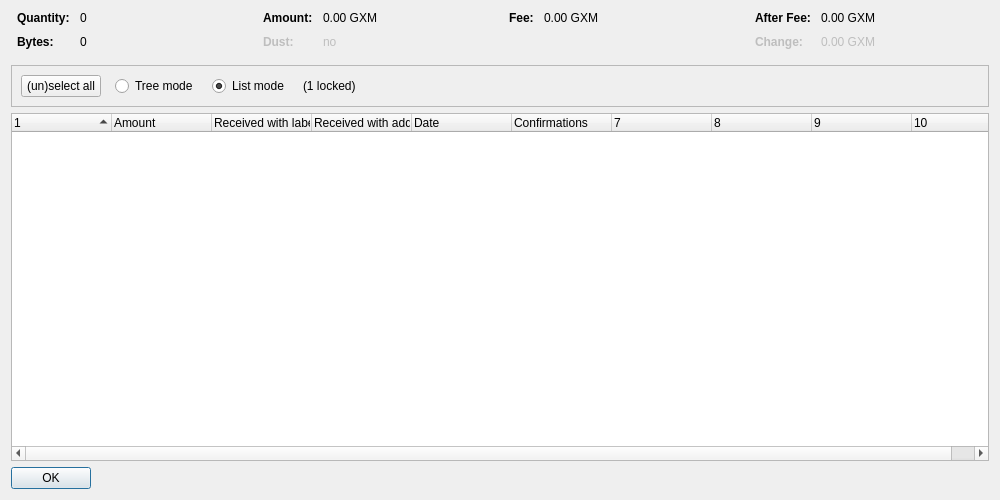
<?xml version="1.0" encoding="UTF-8"?>
<ui version="4.0">
 <class>CoinControlDialog</class>
 <widget class="QDialog" name="CoinControlDialog">
  <property name="geometry">
   <rect>
    <x>0</x>
    <y>0</y>
    <width>1000</width>
    <height>500</height>
   </rect>
  </property>
  <property name="windowTitle">
   <string>Coin Selection</string>
  </property>
  <layout class="QVBoxLayout" name="verticalLayout">
   <item>
    <layout class="QHBoxLayout" name="horizontalLayoutTop" stretch="0,0,0,0">
     <property name="topMargin">
      <number>0</number>
     </property>
     <property name="bottomMargin">
      <number>10</number>
     </property>
     <item>
      <layout class="QFormLayout" name="formLayoutCoinControl1">
       <property name="horizontalSpacing">
        <number>10</number>
       </property>
       <property name="verticalSpacing">
        <number>10</number>
       </property>
       <property name="leftMargin">
        <number>6</number>
       </property>
       <property name="rightMargin">
        <number>6</number>
       </property>
       <item row="0" column="0">
        <widget class="QLabel" name="labelCoinControlQuantityText">
         <property name="font">
          <font>
           <weight>75</weight>
           <bold>true</bold>
          </font>
         </property>
         <property name="text">
          <string>Quantity:</string>
         </property>
        </widget>
       </item>
       <item row="0" column="1">
        <widget class="QLabel" name="labelCoinControlQuantity">
         <property name="cursor">
          <cursorShape>IBeamCursor</cursorShape>
         </property>
         <property name="contextMenuPolicy">
          <enum>Qt::ActionsContextMenu</enum>
         </property>
         <property name="text">
          <string notr="true">0</string>
         </property>
         <property name="textInteractionFlags">
          <set>Qt::LinksAccessibleByMouse|Qt::TextSelectableByKeyboard|Qt::TextSelectableByMouse</set>
         </property>
        </widget>
       </item>
       <item row="1" column="0">
        <widget class="QLabel" name="labelCoinControlBytesText">
         <property name="font">
          <font>
           <weight>75</weight>
           <bold>true</bold>
          </font>
         </property>
         <property name="text">
          <string>Bytes:</string>
         </property>
        </widget>
       </item>
       <item row="1" column="1">
        <widget class="QLabel" name="labelCoinControlBytes">
         <property name="cursor">
          <cursorShape>IBeamCursor</cursorShape>
         </property>
         <property name="contextMenuPolicy">
          <enum>Qt::ActionsContextMenu</enum>
         </property>
         <property name="text">
          <string notr="true">0</string>
         </property>
         <property name="textInteractionFlags">
          <set>Qt::LinksAccessibleByMouse|Qt::TextSelectableByKeyboard|Qt::TextSelectableByMouse</set>
         </property>
        </widget>
       </item>
      </layout>
     </item>
     <item>
      <layout class="QFormLayout" name="formLayoutCoinControl2">
       <property name="horizontalSpacing">
        <number>10</number>
       </property>
       <property name="verticalSpacing">
        <number>10</number>
       </property>
       <property name="leftMargin">
        <number>6</number>
       </property>
       <property name="rightMargin">
        <number>6</number>
       </property>
       <item row="0" column="0">
        <widget class="QLabel" name="labelCoinControlAmountText">
         <property name="font">
          <font>
           <weight>75</weight>
           <bold>true</bold>
          </font>
         </property>
         <property name="text">
          <string>Amount:</string>
         </property>
        </widget>
       </item>
       <item row="0" column="1">
        <widget class="QLabel" name="labelCoinControlAmount">
         <property name="cursor">
          <cursorShape>IBeamCursor</cursorShape>
         </property>
         <property name="contextMenuPolicy">
          <enum>Qt::ActionsContextMenu</enum>
         </property>
         <property name="text">
          <string notr="true">0.00 GXM</string>
         </property>
         <property name="textInteractionFlags">
          <set>Qt::LinksAccessibleByMouse|Qt::TextSelectableByKeyboard|Qt::TextSelectableByMouse</set>
         </property>
        </widget>
       </item>
       <item row="1" column="0">
        <widget class="QLabel" name="labelCoinControlLowOutputText">
         <property name="enabled">
          <bool>false</bool>
         </property>
         <property name="font">
          <font>
           <weight>75</weight>
           <bold>true</bold>
          </font>
         </property>
         <property name="text">
          <string>Dust:</string>
         </property>
        </widget>
       </item>
       <item row="1" column="1">
        <widget class="QLabel" name="labelCoinControlLowOutput">
         <property name="enabled">
          <bool>false</bool>
         </property>
         <property name="cursor">
          <cursorShape>IBeamCursor</cursorShape>
         </property>
         <property name="contextMenuPolicy">
          <enum>Qt::ActionsContextMenu</enum>
         </property>
         <property name="text">
          <string notr="true">no</string>
         </property>
         <property name="textInteractionFlags">
          <set>Qt::LinksAccessibleByMouse|Qt::TextSelectableByKeyboard|Qt::TextSelectableByMouse</set>
         </property>
        </widget>
       </item>
      </layout>
     </item>
     <item>
      <layout class="QFormLayout" name="formLayoutCoinControl3">
       <property name="horizontalSpacing">
        <number>10</number>
       </property>
       <property name="verticalSpacing">
        <number>10</number>
       </property>
       <property name="leftMargin">
        <number>6</number>
       </property>
       <property name="rightMargin">
        <number>6</number>
       </property>
       <item row="0" column="0">
        <widget class="QLabel" name="labelCoinControlFeeText">
         <property name="font">
          <font>
           <weight>75</weight>
           <bold>true</bold>
          </font>
         </property>
         <property name="text">
          <string>Fee:</string>
         </property>
        </widget>
       </item>
       <item row="0" column="1">
        <widget class="QLabel" name="labelCoinControlFee">
         <property name="cursor">
          <cursorShape>IBeamCursor</cursorShape>
         </property>
         <property name="contextMenuPolicy">
          <enum>Qt::ActionsContextMenu</enum>
         </property>
         <property name="text">
          <string notr="true">0.00 GXM</string>
         </property>
         <property name="textInteractionFlags">
          <set>Qt::LinksAccessibleByMouse|Qt::TextSelectableByKeyboard|Qt::TextSelectableByMouse</set>
         </property>
        </widget>
       </item>
      </layout>
     </item>
     <item>
      <layout class="QFormLayout" name="formLayoutCoinControl4">
       <property name="horizontalSpacing">
        <number>10</number>
       </property>
       <property name="verticalSpacing">
        <number>10</number>
       </property>
       <property name="leftMargin">
        <number>6</number>
       </property>
       <property name="rightMargin">
        <number>6</number>
       </property>
       <item row="0" column="0">
        <widget class="QLabel" name="labelCoinControlAfterFeeText">
         <property name="font">
          <font>
           <weight>75</weight>
           <bold>true</bold>
          </font>
         </property>
         <property name="text">
          <string>After Fee:</string>
         </property>
        </widget>
       </item>
       <item row="0" column="1">
        <widget class="QLabel" name="labelCoinControlAfterFee">
         <property name="cursor">
          <cursorShape>IBeamCursor</cursorShape>
         </property>
         <property name="contextMenuPolicy">
          <enum>Qt::ActionsContextMenu</enum>
         </property>
         <property name="text">
          <string notr="true">0.00 GXM</string>
         </property>
         <property name="textInteractionFlags">
          <set>Qt::LinksAccessibleByMouse|Qt::TextSelectableByKeyboard|Qt::TextSelectableByMouse</set>
         </property>
        </widget>
       </item>
       <item row="1" column="0">
        <widget class="QLabel" name="labelCoinControlChangeText">
         <property name="enabled">
          <bool>false</bool>
         </property>
         <property name="font">
          <font>
           <weight>75</weight>
           <bold>true</bold>
          </font>
         </property>
         <property name="text">
          <string>Change:</string>
         </property>
        </widget>
       </item>
       <item row="1" column="1">
        <widget class="QLabel" name="labelCoinControlChange">
         <property name="enabled">
          <bool>false</bool>
         </property>
         <property name="cursor">
          <cursorShape>IBeamCursor</cursorShape>
         </property>
         <property name="contextMenuPolicy">
          <enum>Qt::ActionsContextMenu</enum>
         </property>
         <property name="text">
          <string notr="true">0.00 GXM</string>
         </property>
         <property name="textInteractionFlags">
          <set>Qt::LinksAccessibleByMouse|Qt::TextSelectableByKeyboard|Qt::TextSelectableByMouse</set>
         </property>
        </widget>
       </item>
      </layout>
     </item>
    </layout>
   </item>
   <item>
    <widget class="QFrame" name="frame">
     <property name="minimumSize">
      <size>
       <width>0</width>
       <height>40</height>
      </size>
     </property>
     <property name="frameShape">
      <enum>QFrame::StyledPanel</enum>
     </property>
     <property name="frameShadow">
      <enum>QFrame::Sunken</enum>
     </property>
     <layout class="QHBoxLayout" name="horizontalLayout">
      <item>
       <layout class="QHBoxLayout" name="horizontalLayoutPanel" stretch="0,0,0,0,0">
        <property name="spacing">
         <number>14</number>
        </property>
        <item>
         <widget class="QPushButton" name="pushButtonSelectAll">
          <property name="sizePolicy">
           <sizepolicy hsizetype="Maximum" vsizetype="Fixed">
            <horstretch>0</horstretch>
            <verstretch>0</verstretch>
           </sizepolicy>
          </property>
          <property name="text">
           <string>(un)select all</string>
          </property>
          <property name="autoDefault">
           <bool>false</bool>
          </property>
         </widget>
        </item>
        <item>
         <widget class="QRadioButton" name="radioTreeMode">
          <property name="sizePolicy">
           <sizepolicy hsizetype="Maximum" vsizetype="Fixed">
            <horstretch>0</horstretch>
            <verstretch>0</verstretch>
           </sizepolicy>
          </property>
          <property name="text">
           <string>Tree mode</string>
          </property>
         </widget>
        </item>
        <item>
         <widget class="QRadioButton" name="radioListMode">
          <property name="sizePolicy">
           <sizepolicy hsizetype="Maximum" vsizetype="Fixed">
            <horstretch>0</horstretch>
            <verstretch>0</verstretch>
           </sizepolicy>
          </property>
          <property name="text">
           <string>List mode</string>
          </property>
          <property name="checked">
           <bool>true</bool>
          </property>
         </widget>
        </item>
        <item>
         <widget class="QLabel" name="labelLocked">
          <property name="text">
           <string notr="true">(1 locked)</string>
          </property>
         </widget>
        </item>
        <item>
         <spacer name="horizontalSpacer">
          <property name="orientation">
           <enum>Qt::Horizontal</enum>
          </property>
          <property name="sizeHint" stdset="0">
           <size>
            <width>40</width>
            <height>20</height>
           </size>
          </property>
         </spacer>
        </item>
       </layout>
      </item>
     </layout>
    </widget>
   </item>
   <item>
    <widget class="CoinControlTreeWidget" name="treeWidget">
     <property name="contextMenuPolicy">
      <enum>Qt::CustomContextMenu</enum>
     </property>
     <property name="sortingEnabled">
      <bool>false</bool>
     </property>
     <property name="columnCount">
      <number>10</number>
     </property>
     <attribute name="headerShowSortIndicator" stdset="0">
      <bool>true</bool>
     </attribute>
     <attribute name="headerStretchLastSection">
      <bool>false</bool>
     </attribute>
     <column>
      <property name="text">
       <string/>
      </property>
     </column>
     <column>
      <property name="text">
       <string>Amount</string>
      </property>
     </column>
     <column>
      <property name="text">
       <string>Received with label</string>
      </property>
     </column>
     <column>
      <property name="text">
       <string>Received with address</string>
      </property>
     </column>
     <column>
      <property name="text">
       <string>Date</string>
      </property>
     </column>
     <column>
      <property name="text">
       <string>Confirmations</string>
      </property>
      <property name="toolTip">
       <string>Confirmed</string>
      </property>
     </column>
     <column>
      <property name="text">
       <string/>
      </property>
     </column>
     <column>
      <property name="text">
       <string/>
      </property>
     </column>
     <column>
      <property name="text">
       <string/>
      </property>
     </column>
     <column>
      <property name="text">
       <string/>
      </property>
     </column>
    </widget>
   </item>
   <item>
    <widget class="QDialogButtonBox" name="buttonBox">
     <property name="sizePolicy">
      <sizepolicy hsizetype="Maximum" vsizetype="Fixed">
       <horstretch>0</horstretch>
       <verstretch>0</verstretch>
      </sizepolicy>
     </property>
     <property name="orientation">
      <enum>Qt::Horizontal</enum>
     </property>
     <property name="standardButtons">
      <set>QDialogButtonBox::Ok</set>
     </property>
    </widget>
   </item>
  </layout>
 </widget>
 <customwidgets>
  <customwidget>
   <class>CoinControlTreeWidget</class>
   <extends>QTreeWidget</extends>
   <header>qt/coincontroltreewidget.h</header>
  </customwidget>
 </customwidgets>
 <resources/>
 <connections/>
</ui>
